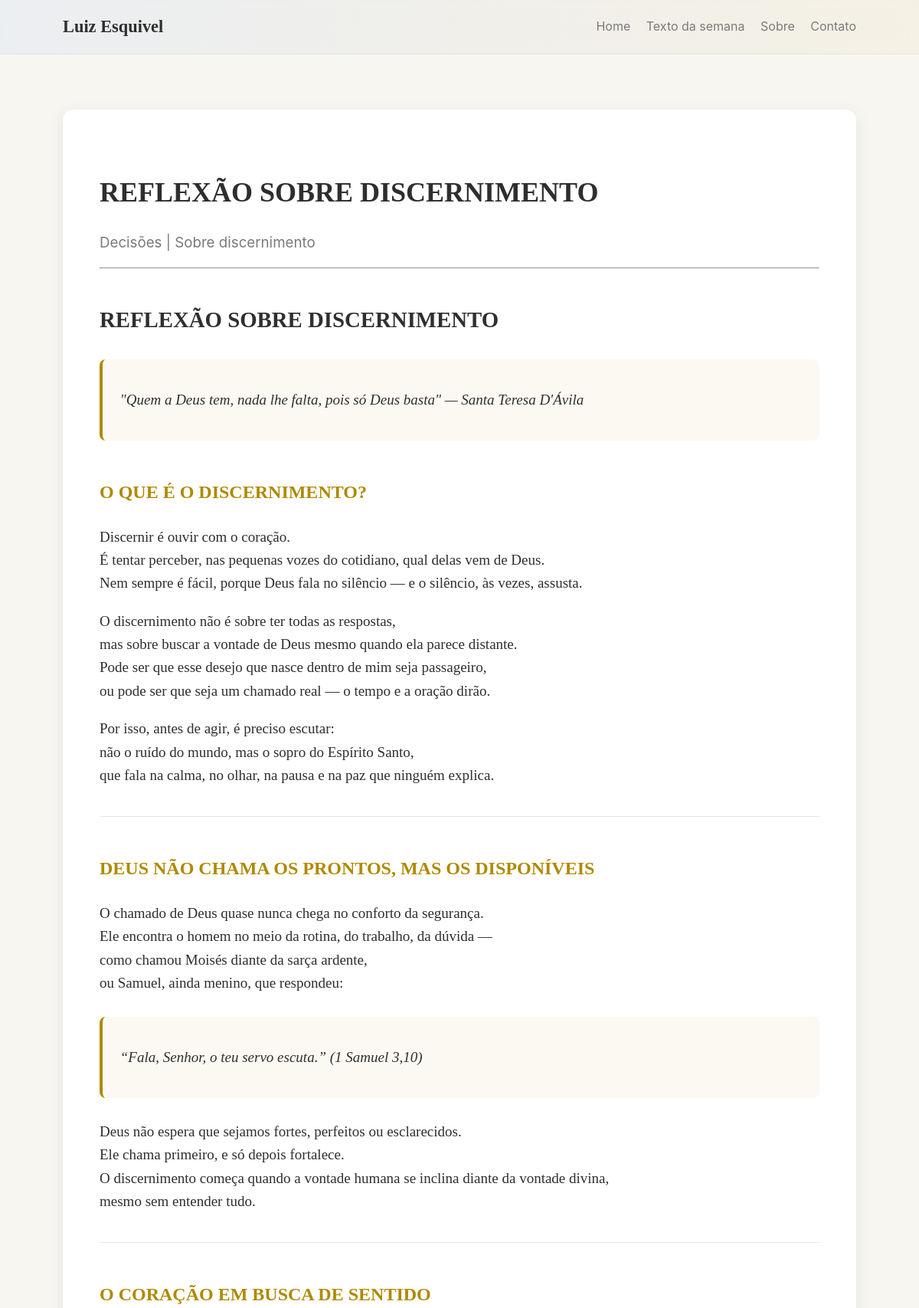
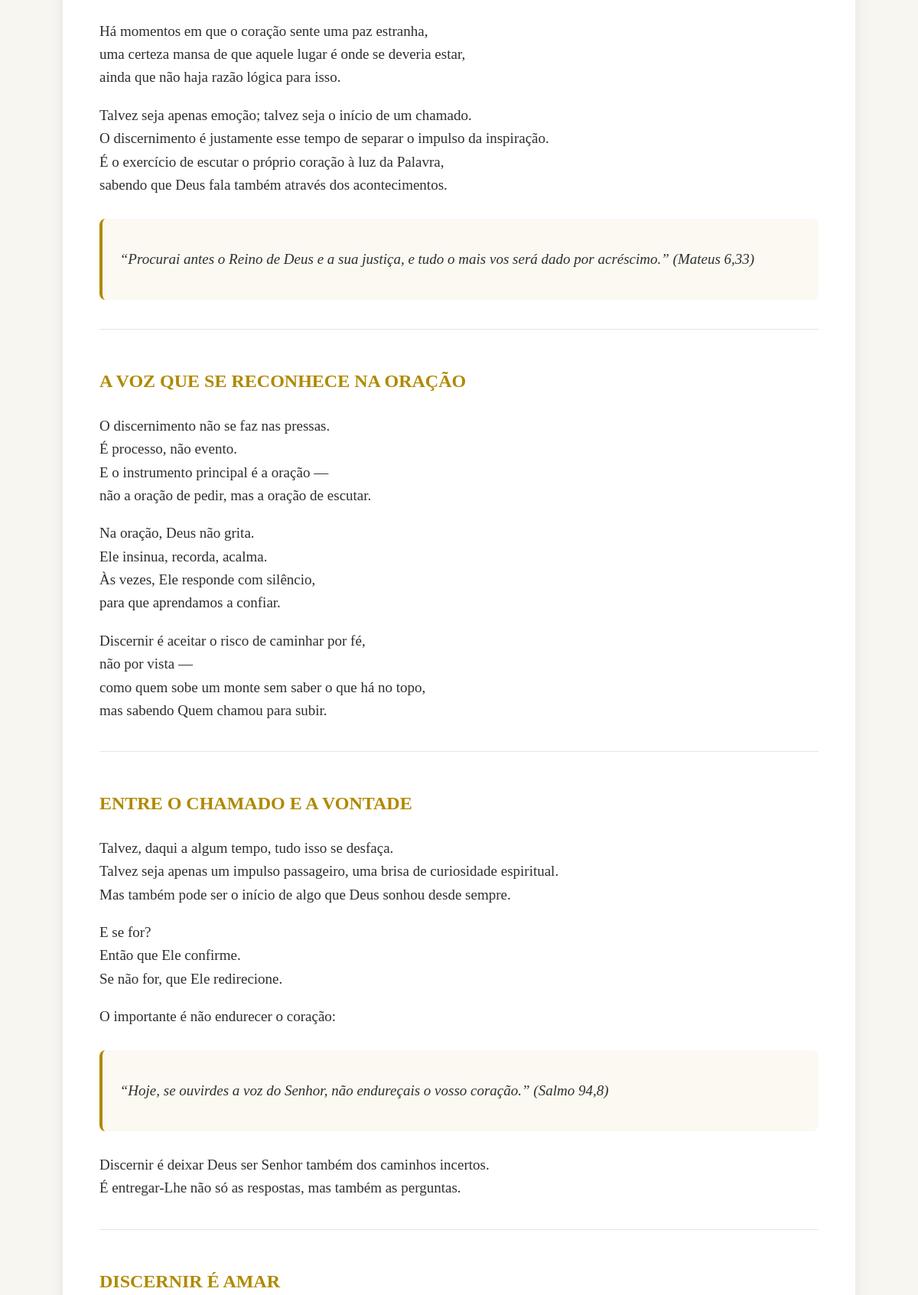
Screenshot of /texto-da-semana (upper part) with the database file from the repository (2 pictures, top to bottom).
### models.py (models this page shows)
class Text(db.Model):
    id = db.Column(db.Integer, primary_key=True)
    title = db.Column(db.String(300), nullable=False)
    subtitle = db.Column(db.String(400))
    body = db.Column(db.Text)
    published = db.Column(db.Boolean, default=False)
    section_id = db.Column(db.Integer, db.ForeignKey('section.id'), nullable=True)
    created_at = db.Column(db.DateTime, default=datetime.utcnow)

### routes/public_routes.py (the view)
@public_bp.route('/texto-da-semana')
def texto_da_semana():
    WeeklyText.rotate_weekly_text()  # garante atualização automática
    current = WeeklyText.query.filter_by(active=True).first()
    if not current:
        flash("Nenhum texto da semana disponível.", "info")
        return redirect(url_for('public.home'))
    html = markdown2.markdown(current.text.body or '')
    return render_template('public/texto_semana.html', text=current.text, html=html)

### models.py (called while the page is built, shortened)
    @staticmethod
    def rotate_weekly_text():
        current = WeeklyText.query.filter_by(active=True).first()

### templates/public/texto_semana.html
{% extends "_base.html" %}
{% block content %}
  <article class="text-full">
    <h1>{{ text.title }}</h1>
    {% if text.subtitle %}<h3>{{ text.subtitle }}</h3>{% endif %}
    <hr/>
    <div class="text-body">{{ html|safe }}</div>
  </article>
{% endblock %}

### static/css/main.css (style rules this page uses)
:root { --bg: #f8f6f1; --surface: #ffffff; --text: #2e2e2e; --muted: #7a7a7a; --accent: #0b5fff; --gold: #b08900; --radius: 14px; --max-width: 1100px; --font-serif: "EB Garamond", serif; --font-sans: "Inter", sans-serif; }
* { box-sizing: border-box; }
body { margin: 0; background: var(--bg); color: var(--text); font-family: var(--font-sans); line-height: 1.7; overflow-x: hidden; }
.text-full { background: var(--surface); padding: 48px; border-radius: var(--radius); box-shadow: 0 4px 20px rgba(0,0,0,0.08); margin-top: 40px; }
.text-full h1 { font-family: var(--font-serif); font-size: 36px; margin-bottom: 8px; }
.text-full h3 { color: var(--muted); font-weight: normal; margin-bottom: 16px; }
.text-body { font-family: var(--font-serif); font-size: 19px; line-height: 1.8; color: #2f2f2f; }
.text-body p { margin-bottom: 1em; }
.text-body h1, .text-body h2, .text-body p, .text-body ul { margin-bottom: 1em; line-height: 1.6; }
.text-body h1 { font-size: 1.8rem; margin-top: 1.5em; }
.text-body blockquote { border-left: 4px solid var(--gold); background: rgba(176,140,0,0.05); padding: 1em 1.2em; margin: 1.5em 0; border-radius: 8px; font-style: italic; }
.text-body hr { border: none; border-top: 1px solid rgba(0,0,0,0.1); margin: 2em 0; }
.text-body h2 { font-size: 1.5rem; margin-top: 2em; color: var(--gold); }

### rows the page displays
Text: title "REFLEXÃO SOBRE DISCERNIMENTO", subtitle "Decisões | Sobre discernimento", title "REFLEXÃO SOBRE DISCERNIMENTO \"Quem a Deus tem, nada lhe falta, pois só Deus basta\" — Santa Teresa D'Ávila O QUE É O DISCERNIMENTO? Discernir é ouvir com o coração. É tentar perceber, nas pequenas vozes do cotidiano, qual delas vem de Deus. Nem sempre é fácil, porque Deus fala no silêncio — e o silêncio, às vezes, assusta. O discernimento não é sobre ter todas as respostas, mas sobre buscar a vontade de Deus mesmo quando ela parece distante. Pode ser que esse desejo que nasce dentro de mim seja passageiro, ou pode ser que seja um chamado real — o tempo e a oração dirão. Por isso, antes de agir, é preciso escutar: não o ruído do mundo, mas o sopro do Espírito Santo, que fala na calma, no…"
